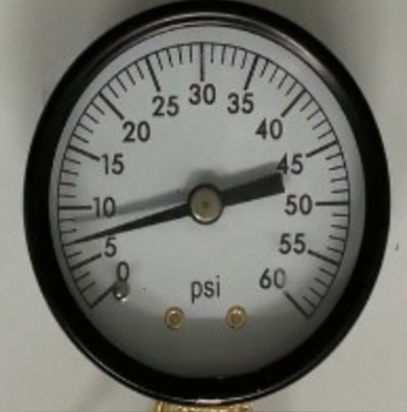
#> input picture imgs/baro_test_2.jpg, 407 x 412 px
$ python -i cv_pipeline.py   (imports and definitions only)
#> lines starting #> are read from the running program, lines starting #| are printed output that depends on the picture
### src/gauge_reader/geometry.py
from __future__ import annotations

import math
from collections.abc import Iterable

from .models import DialGeometry, NeedleDetection, Point, TickDetection


def normalize_angle(angle: float) -> float:
    value = float(angle) % 360.0
    if value < 0.0:
        value += 360.0
    return value


def angle_from_point(center: Point, point: Point) -> float:
    """Return image-space polar angle: 0 right, 90 up, 180 left, 270 down."""
    dx = point.x - center.x
    dy = center.y - point.y
    return normalize_angle(math.degrees(math.atan2(dy, dx)))


def angle_from_dial_point(dial: DialGeometry, point: Point) -> float:
    local_x, local_y = _ellipse_local_coordinates(dial, point)
    if dial.is_ellipse:
        local_x /= max(dial.major, 1e-6)
        local_y /= max(dial.minor, 1e-6)
    return normalize_angle(math.degrees(math.atan2(local_y, local_x)))


# [16 lines left out: functions point_at_angle, point_on_dial, not called in this run]


def dial_radial_fraction(dial: DialGeometry, point: Point) -> float:
    local_x, local_y = _ellipse_local_coordinates(dial, point)
    return math.hypot(local_x / max(dial.major, 1e-6), local_y / max(dial.minor, 1e-6))


def angular_distance(a: float, b: float) -> float:
    delta = abs(normalize_angle(a) - normalize_angle(b)) % 360.0
    return min(delta, 360.0 - delta)


# [84 lines left out: functions sweep_delta, normalize_direction, angle_between, label_in_dial_ring, needle_angle_at_tick_ring, minor_tick_spacing_degrees, not called in this run]


def merge_ticks_by_angle(ticks: Iterable[TickDetection], tolerance_degrees: float = 2.0) -> list[TickDetection]:
    ordered = sorted(ticks, key=lambda tick: tick.angle)
    clusters: list[list[TickDetection]] = []
    for tick in ordered:
        if not clusters or angular_distance(clusters[-1][-1].angle, tick.angle) > tolerance_degrees:
            clusters.append([tick])
        else:
            clusters[-1].append(tick)

    if len(clusters) > 1 and angular_distance(clusters[0][0].angle, clusters[-1][-1].angle) <= tolerance_degrees:
        clusters[0] = clusters[-1] + clusters[0]
        clusters.pop()

    merged: list[TickDetection] = []
    for cluster in clusters:
        weight_sum = sum(max(0.01, tick.confidence) for tick in cluster)
        sin_sum = sum(math.sin(math.radians(tick.angle)) * max(0.01, tick.confidence) for tick in cluster)
        cos_sum = sum(math.cos(math.radians(tick.angle)) * max(0.01, tick.confidence) for tick in cluster)
        angle = normalize_angle(math.degrees(math.atan2(sin_sum / weight_sum, cos_sum / weight_sum)))
        best = max(cluster, key=lambda tick: tick.confidence)
        merged.append(
            TickDetection(
                angle=angle,
                point=best.point,
                confidence=sum(t.confidence for t in cluster) / len(cluster),
                length=best.length,
                source=best.source,
            )
        )
    return sorted(merged, key=lambda tick: tick.angle)


def _point_on_ray(pivot: Point, dx: float, dy: float, scale: float) -> Point:
    return Point(pivot.x + dx * scale, pivot.y + dy * scale)


def _ellipse_local_coordinates(dial: DialGeometry, point: Point) -> tuple[float, float]:
    x_math = point.x - dial.center.x
    y_math = dial.center.y - point.y
    rotation = math.radians(dial.rotation_deg)
    local_x = x_math * math.cos(rotation) + y_math * math.sin(rotation)
    local_y = -x_math * math.sin(rotation) + y_math * math.cos(rotation)
    return local_x, local_y

### src/gauge_reader/ocr.py
from __future__ import annotations

import re
from typing import Any

from .models import BBox, NumericLabel

NUMERIC_RE = re.compile(r"[-+]?\d+(?:[.,]\d+)?")


# [8 lines left out: function parse_numeric_text, not called in this run]


def detect_labels_with_tesseract(image: Any) -> list[NumericLabel]:
    """Best-effort local OCR. Returns an empty list when dependencies are absent."""
    try:
        from PIL import Image
        import pytesseract
    except Exception:
        return []

    if not isinstance(image, Image.Image):
        try:
            image = Image.fromarray(image)
        except Exception:
            return []

    config = "--psm 11 -c tessedit_char_whitelist=0123456789.-,+"
    try:
        data = pytesseract.image_to_data(image, config=config, output_type=pytesseract.Output.DICT)
    except Exception:
        return []

    labels: list[NumericLabel] = []
    for index, text in enumerate(data.get("text", [])):
        value = parse_numeric_text(str(text))
        if value is None:
            continue
        confidence = _parse_confidence(data.get("conf", ["0"])[index])
        bbox = BBox(
            float(data["left"][index]),
            float(data["top"][index]),
            float(data["width"][index]),
            float(data["height"][index]),
        )
        if bbox.width <= 0 or bbox.height <= 0:
            continue
        labels.append(
            NumericLabel(
                value=value,
                text=str(text),
                bbox=bbox,
                confidence=confidence,
                source="local_tesseract",
            )
        )
    return labels


# [10 lines left out: function _parse_confidence, not called in this run]

### src/gauge_reader/models.py
from __future__ import annotations

from dataclasses import dataclass, field
from math import isfinite
from typing import Any


# [7 lines left out: function _float_or_none, not called in this run]


def _clamp01(value: float) -> float:
    return max(0.0, min(1.0, float(value)))


@dataclass(frozen=True)
class Point:
    x: float
    y: float

    # [5 lines left out: function from_sequence, not called in this run]

    def to_dict(self) -> dict[str, float]:
        return {"x": self.x, "y": self.y}

    def to_tuple(self) -> tuple[float, float]:
        return (self.x, self.y)


@dataclass(frozen=True)
class BBox:
    x: float
    y: float
    width: float
    height: float

    # [12 lines left out: function from_any, not called in this run]

    @property
    def center(self) -> Point:
        return Point(self.x + self.width / 2.0, self.y + self.height / 2.0)

    # [7 lines left out: function to_dict, not called in this run]


@dataclass(frozen=True)
class DialGeometry:
    center: Point
    radius: float
    confidence: float = 0.0
    major_radius: float | None = None
    minor_radius: float | None = None
    rotation_deg: float = 0.0
    boundary_center: Point | None = None
    source: str = "circle"

    @property
    def major(self) -> float:
        return self.major_radius if self.major_radius is not None else self.radius

    @property
    def minor(self) -> float:
        return self.minor_radius if self.minor_radius is not None else self.radius

    @property
    def ellipse_center(self) -> Point:
        return self.boundary_center if self.boundary_center is not None else self.center

    @property
    def is_ellipse(self) -> bool:
        return abs(self.major - self.minor) > max(2.0, self.radius * 0.03)

    # [14 lines left out: function to_dict, not called in this run]


@dataclass(frozen=True)
class NeedleDetection:
    angle: float
    confidence: float
    start: Point | None = None
    end: Point | None = None
    source: str = "local_cv"

    # [11 lines left out: function to_dict, not called in this run]


@dataclass(frozen=True)
class TickDetection:
    angle: float
    point: Point | None = None
    confidence: float = 0.0
    length: float | None = None
    source: str = "local_cv"

    # [11 lines left out: function to_dict, not called in this run]


@dataclass(frozen=True)
class NumericLabel:
    value: float
    text: str
    bbox: BBox | None = None
    center: Point | None = None
    confidence: float = 0.0
    source: str = "local_ocr"

    # [20 lines left out: functions location, to_dict, not called in this run]


@dataclass(frozen=True)
class ValueTick:
    value: float
    angle: float
    point: Point | None = None
    confidence: float = 0.0
    source: str = "ocr"
    label: NumericLabel | None = None

    # [12 lines left out: function to_dict, not called in this run]


@dataclass(frozen=True)
class GaugeObservation:
    dial: DialGeometry | None
    needle: NeedleDetection | None
    ticks: list[TickDetection] = field(default_factory=list)
    labels: list[NumericLabel] = field(default_factory=list)
    unit: str | None = None
    debug: dict[str, str] = field(default_factory=dict)
    reason: str | None = None


@dataclass(frozen=True)
class InterpolationResult:
    reading: float
    confidence: float
    lower_tick: ValueTick
    upper_tick: ValueTick
    span_degrees: float
    direction: str
    angular_fraction: float


@dataclass(frozen=True)
class GaugeReading:
    reading: float | None
    confidence: float
    status: str
    reason: str
    needle_angle: float | None = None
    unit: str | None = None
    lower_tick: ValueTick | None = None
    upper_tick: ValueTick | None = None
    debug: dict[str, str] = field(default_factory=dict)

    # [15 lines left out: function to_dict, not called in this run]


@dataclass(frozen=True)
class CalibrationTick:
    value: float
    angle: float | None = None
    point: Point | None = None
    confidence: float = 1.0


@dataclass(frozen=True)
class GaugeCalibration:
    ticks: list[CalibrationTick]
    unit: str | None = None
    direction: str | None = None

    # [30 lines left out: function from_mapping, not called in this run]

### src/gauge_reader/cropping.py
from __future__ import annotations

import math

from .models import BBox, DialGeometry, NeedleDetection, NumericLabel, Point, TickDetection


def dial_crop_box(
    dial: DialGeometry | None,
    image_width: int,
    image_height: int,
    *,
    padding_fraction: float = 0.12,
    min_padding_px: float = 10.0,
) -> BBox | None:
    if dial is None or image_width <= 0 or image_height <= 0:
        return None

    center = dial.ellipse_center
    rotation = math.radians(dial.rotation_deg)
    half_width = abs(math.cos(rotation)) * dial.major + abs(math.sin(rotation)) * dial.minor
    half_height = abs(math.sin(rotation)) * dial.major + abs(math.cos(rotation)) * dial.minor
    padding = max(float(min_padding_px), max(dial.major, dial.minor, dial.radius) * padding_fraction)

    x0 = max(0, int(math.floor(center.x - half_width - padding)))
    y0 = max(0, int(math.floor(center.y - half_height - padding)))
    x1 = min(int(image_width), int(math.ceil(center.x + half_width + padding)))
    y1 = min(int(image_height), int(math.ceil(center.y + half_height + padding)))
    if x1 <= x0 or y1 <= y0:
        return None
    return BBox(float(x0), float(y0), float(x1 - x0), float(y1 - y0))


# [58 lines left out: functions translate_point, translate_bbox, translate_numeric_label, translate_tick, translate_dial, translate_needle, not called in this run]


def translate_numeric_labels(labels: list[NumericLabel], offset: Point) -> list[NumericLabel]:
    return [translate_numeric_label(label, offset) for label in labels]

### src/gauge_reader/cv_pipeline.py
from __future__ import annotations

import math
import sys
from pathlib import Path
from typing import Any

from .geometry import (
    angle_from_dial_point,
    angle_from_point,
    angular_distance,
    dial_radial_fraction,
    merge_ticks_by_angle,
    needle_angle_at_tick_ring,
    normalize_angle,
    point_on_dial,
)
from .cropping import dial_crop_box, translate_numeric_labels
from .models import BBox, DialGeometry, GaugeObservation, NeedleDetection, NumericLabel, Point, TickDetection
from .ocr import detect_labels_with_tesseract


class MissingDependencyError(RuntimeError):
    pass


class ImageReadError(RuntimeError):
    pass


class LocalCVPipeline:
    def process(self, image_path: str | Path) -> GaugeObservation:
#> called with image_path = '../../imgs/baro_test_2.jpg'
        cv2, np = _import_cv()
        image = cv2.imread(str(image_path))
#> image is the input picture: shape (412, 407, 3); mean B, G, R 105, 111.1, 110.4
        if image is None:
            raise ImageReadError(f"could not read image: {image_path}")

        gray = cv2.cvtColor(image, cv2.COLOR_BGR2GRAY)
        gray = cv2.GaussianBlur(gray, (5, 5), 0)
        edges = cv2.Canny(gray, 50, 150)
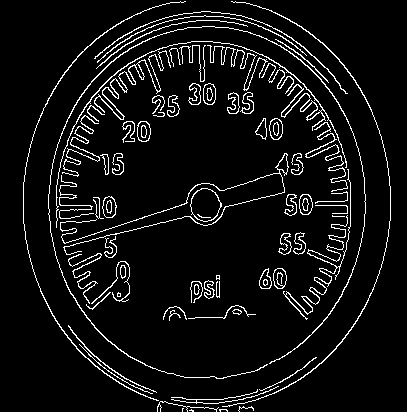
#> edges: shape (412, 407); 6.7% white in thin lines or dots
        dial = self._estimate_dial(cv2, np, gray, edges)
        needle = self._detect_needle(cv2, np, gray, edges, dial)
        ticks = self._detect_ticks(cv2, np, edges, dial)
        labels = self._detect_labels(cv2, image, dial)
        return GaugeObservation(
            dial=dial,
            needle=needle,
            ticks=ticks,
            labels=labels,
            reason=None,
        )

    # [84 lines left out: function write_debug_overlay, not called in this run]

    def _estimate_dial(self, cv2: Any, np: Any, gray: Any, edges: Any) -> DialGeometry:
        height, width = gray.shape[:2]
        min_dim = min(width, height)
#> (the rest of the program and of its run is left out)
